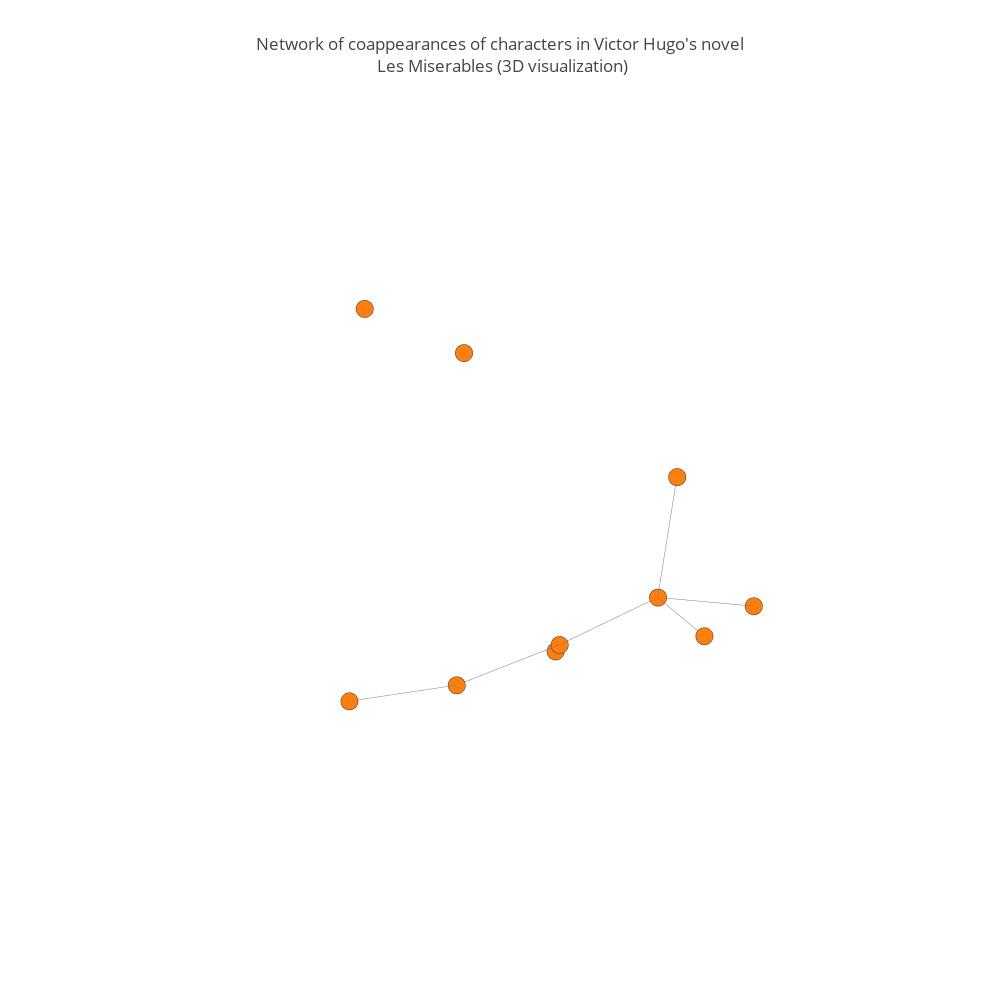

Notebook cell for this chart:
### Code cell
import plotly.plotly as py
import plotly.graph_objs as go

trace1=go.Scatter3d(x=Xe,
               y=Ye,
               z=Ze,
               mode='lines',
               line=dict(color='rgb(125,125,125)', width=1),
               hoverinfo='none'
               )

trace2=go.Scatter3d(x=Xn,
               y=Yn,
               z=Zn,
               mode='markers',
               name='actors',
               marker=dict(symbol='circle',
                             size=6,
                             #color=group,
                             colorscale='Viridis',
                             line=dict(color='rgb(50,50,50)', width=0.5)
                             ),
               #text=labels,
               hoverinfo='text'
               )

axis=dict(showbackground=False,
          showline=False,
          zeroline=False,
          showgrid=False,
          showticklabels=False,
          title=''
          )

layout = go.Layout(
         title="Network of coappearances of characters in Victor Hugo's novel<br> Les Miserables (3D visualization)",
         width=1000,
         height=1000,
         showlegend=False,
         scene=dict(
             xaxis=dict(axis),
             yaxis=dict(axis),
             zaxis=dict(axis),
        ),
     margin=dict(
        t=100
    ),
    hovermode='closest',
        )

data=[trace1, trace2]
fig=go.Figure(data=data, layout=layout)

plotly.offline.iplot(fig, filename='Les-Miserables')

### Figure 1 — Plotly figure (JSON) as saved in the notebook; plotly's stock layout.template omitted (floating-point values rounded to 4 significant figures)
{"data": [{"hoverinfo": "none", "line": {"color": "rgb(125,125,125)", "width": 1}, "mode": "lines", "type": "scatter3d", "uid": "affe71f7-aa82-40af-b1c4-c43e95965b13", "x": [0.6793, 0.1234, null, 0.1518, -0.7706, null, 0.6793, 0.6793, null, 2.512, 1.7, null, 0.7145, 0.7145, null, -0.7706, -0.7706, null, 0.1518, -0.3739, null, 0.7145, 0.1518, null, 0.1518, 0.6793, null, 0.6793, 1.7, null], "y": [-0.2804, -0.8066, null, 0.4509, 0.9605, null, -0.2804, -0.2804, null, -1.328, -0.6875, null, 1.316, 1.316, null, 0.9605, 0.9605, null, 0.4509, 0.1578, null, 1.316, 0.4509, null, 0.4509, -0.2804, null, -0.2804, -0.6875, null], "z": [-1.641, -2.452, null, -0.9037, -1.263, null, -1.641, -1.641, null, -1.856, -1.764, null, -0.4663, -0.4663, null, -1.263, -1.263, null, -0.9037, 0.0674, null, -0.4663, -0.9037, null, -0.9037, -1.641, null, -1.641, -1.764, null]}, {"hoverinfo": "text", "marker": {"colorscale": "Viridis", "line": {"color": "rgb(50,50,50)", "width": 0.5}, "size": 6, "symbol": "circle"}, "mode": "markers", "name": "actors", "type": "scatter3d", "uid": "855a09c4-eb56-406d-8e11-ba355aff5f8d", "x": [-0.8579, -0.3739, 0.1234, 0.7145, 0.1518, 2.512, 1.82, -0.7706, 0.6793, 1.7], "y": [-3.247, 0.1578, -0.8066, 1.316, 0.4509, -1.328, -1.488, 0.9605, -0.2804, -0.6875], "z": [-0.01988, 0.0674, -2.452, -0.4663, -0.9037, -1.856, 1.912, -1.263, -1.641, -1.764]}], "layout": {"height": 1000, "hovermode": "closest", "margin": {"t": 100}, "scene": {"xaxis": {"showbackground": false, "showgrid": false, "showline": false, "showticklabels": false, "title": {"text": ""}, "zeroline": false}, "yaxis": {"showbackground": false, "showgrid": false, "showline": false, "showticklabels": false, "title": {"text": ""}, "zeroline": false}, "zaxis": {"showbackground": false, "showgrid": false, "showline": false, "showticklabels": false, "title": {"text": ""}, "zeroline": false}}, "showlegend": false, "title": {"text": "Network of coappearances of characters in Victor Hugo's novel<br> Les Miserables (3D visualization)"}, "width": 1000}}
